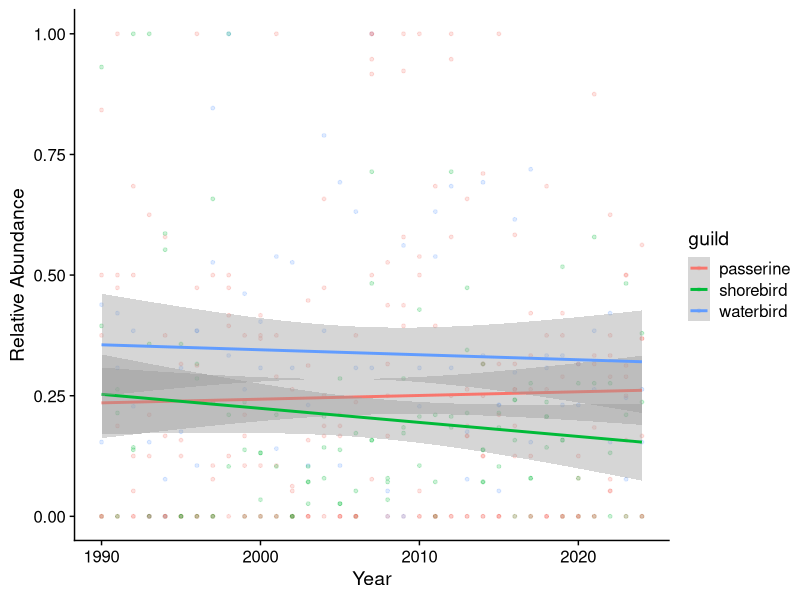
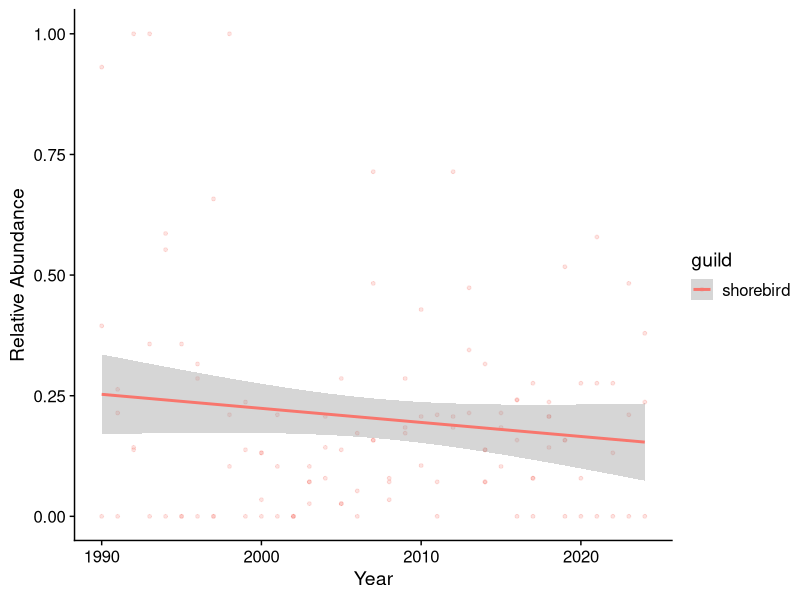
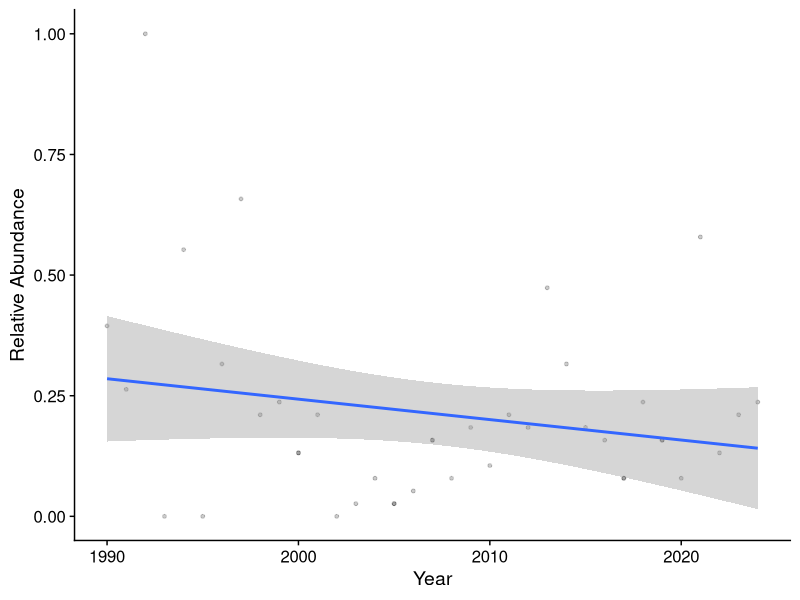

Write R code to recreate these figures, in order.
#------------------------------
# teamshrub_bowman_honours
# 0X_BBS_guilds_v0
# By: Elias Bowman 
# Created: 2024-11-17
#
# Description: This script will summarize the Breeding Bird Data into guild levels
# Should only be run after BBS_tidy
#------------------------------
# Preparing packages and data ####
# Importing data
bbs.summary <- read.csv("data/clean/bbs/bbs_yearly_summary.csv")
species.list <- read.csv("data/clean/bbs/species_list.csv")
species.mapping <- read.csv("data/clean/bbs/species_code_mapping.csv")
guild.mapping <- read.csv("data/raw/bird_guild_mapping.csv")

# Loading Packages
library(tidyverse)  # For dplyr, tidyr, etc.
library(rlang)      # For tidy evaluation tools
library(ggplot2)
library(cowplot)

# Creating relevant functions ####
# Function to match species codes to species names
apply_species_names <- function(data, species.mapping) {
  # Perform a left join to add species names based on species codes
  if ("species" %in% colnames(data)) {
    filled_data <- data %>%
      left_join(species.mapping, by = "spec.code") %>%
      mutate(species = coalesce(species.x, species.y)) %>%  # Resolve species conflicts
      select(-species.x, -species.y)  # Remove the extra columns
  } else {
    filled_data <- data %>%
      left_join(species.mapping, by = "spec.code")
  }
  
  return(filled_data)
}

# Function to left_join guild mapping data into bbs.data
apply_guilds <- function(data, guild.mapping) {
  
  # Check if 'species' column already exists in the data
  if ("species" %in% colnames(data)) {
    # If species exists, just join and resolve any conflicts
    data <- data %>%
      left_join(guild.mapping, by = "spec.code") %>%
      mutate(species = coalesce(species.x, species.y)) %>%  # Resolve species conflicts
      select(-species.x, -species.y)  # Remove the extra columns
  } else {
    # If species doesn't exist, directly add the species column from guild.mapping
    data <- data %>%
      left_join(guild.mapping, by = "spec.code")
  }
  
  if ("guild.x" %in% colnames(data)) {
    data <- data %>%
      mutate(guild = coalesce(guild.x, guild.y)) %>%  # Resolve guild conflicts
      select(-guild.x, -guild.y) %>%  # Remove the extra columns 
      mutate(guild2 = coalesce(guild2.x, guild2.y)) %>%  # Resolve guild conflicts
      select(-guild2.x, -guild2.y)
  }
  
  return(data)
}

# Function to reformat applied and filled columns
reformat_columns <- function(data) {
  # Reformat the columns to be more readable
  data <- data %>%
    select(spec.code, species, year, total.count, guild, guild2, observers, effort.multiplier, sampling.effort, sampling.time, num.observers, survey.id, filled.in)
  
  return(data)
}

# Function for filling in missing years with 0s
fill_missing_years <- function(data, species_col, year_col, count_col) {
  # Extract unique species and years
  all_species <- unique(data[[species_col]])
  all_years <- unique(data[[year_col]])
  
  # Create a complete grid of species and years
  complete_data <- expand.grid(
    species = all_species,
    year = all_years
  ) %>%
    rename(
      !!species_col := species, 
      !!year_col := year
    )
  
  # Merge with the original data and fill missing values
  filled_data <- complete_data %>%
    left_join(data, by = c(species_col, year_col)) %>%
    mutate(
      filled.in = is.na(.data[[count_col]]), # TRUE if the count was filled
      !!count_col := ifelse(filled.in, 0, .data[[count_col]]) # Fill with 0 if missing
    )
  
  return(filled_data)
}

# Function to create scaled.total by effort multiplier
create_scaled_total <- function(data) {
  data <- data %>%
    mutate(total.scaled = ifelse(!is.na(effort.multiplier), total.count * effort.multiplier, 0))
  
  return(data)
}

# Filling in missing years with 0s ####
bbs.summary <- fill_missing_years(
  data = bbs.summary, 
  species_col = "spec.code", 
  year_col = "year", 
  count_col = "total.count"
) %>%
  apply_species_names(species.mapping) %>%
  apply_guilds(guild.mapping) %>%
  reformat_columns()
         
####


# Creating Yearly Relative Abundance Metric ####
bbs.summary <- bbs.summary %>%
  group_by(spec.code) %>%
  mutate(species.max = max(total.count)) %>%
  ungroup() %>%
  group_by(year, spec.code) %>%
  mutate(yearly.rel.abundance = total.count / species.max) %>%
  ungroup()


bbs.summary <- bbs.summary %>%
  create_scaled_total() %>%
  group_by(spec.code) %>%
  mutate(species.scaled.max = max(total.scaled)) %>%
  ungroup() %>%
  group_by(year, spec.code) %>%
  mutate(yearly.rel.abundance.scaled = total.scaled / species.scaled.max) %>%
  ungroup()

high.threshold <- 0.33

bbs.summary <- bbs.summary %>%
  mutate(
    logistic.abundance.scaled = ifelse(yearly.rel.abundance.scaled >= high.threshold, 1, 0),
    logistic.abundance = ifelse(yearly.rel.abundance >= high.threshold, 1, 0)
  ) %>%
  group_by(species) %>%
  mutate(
    median_abundance = median(yearly.rel.abundance.scaled[yearly.rel.abundance.scaled > 0], na.rm = TRUE),  # Median for non-zero values
    abundance_level = case_when(
      yearly.rel.abundance.scaled == 0 ~ "Absent",                        # Absent if exactly 0
      yearly.rel.abundance.scaled > median_abundance ~ "High",           # High if above the median
      yearly.rel.abundance.scaled > 0 & yearly.rel.abundance.scaled <= median_abundance ~ "Low"  # Low if between 0 and median
    )
  ) %>%
  ungroup() %>%
  mutate(abundance_level = factor(abundance_level, levels = c("Absent", "Low", "High")))  # Convert to factor


# Summarize to guild level



# Filtering by Cameron-Approved-Species List ####
bbs.summary.f <- filter(bbs.summary, spec.code %in% species.list$spec.code)

#################################################

ggplot(bbs.summary.f, aes(x = year, y = yearly.rel.abundance, color = guild)) +
  geom_point(size = 1, alpha = 0.2) +
  geom_smooth(method = lm) +
  labs(
    x = "Year",
    y = "Relative Abundance"
  ) +
  theme_half_open(font_size = 14)

ggplot(filter(bbs.summary.f, guild == "shorebird"), aes(x = year, y = yearly.rel.abundance, color = guild)) +
  geom_point(size = 1, alpha = 0.2) +
  geom_smooth(method = lm, linewidth = 1) +
  labs(
    x = "Year",
    y = "Relative Abundance"
  ) +
  theme_half_open(font_size = 14)

ggplot(filter(bbs.summary, species == "Semipalmated Sandpiper"), aes(x = year, y = yearly.rel.abundance)) +
  geom_point(size = 1, alpha = 0.2) +
  geom_smooth(method = lm, linewidth = 1) +
  labs(
    x = "Year",
    y = "Relative Abundance"
  ) +
  theme_half_open(font_size = 14)

simple.bbs <- bbs.summary.f %>%
  select(year, spec.code, species, guild, yearly.rel.abundance)

# probably need a species specific relative abundance or guild specific - or after filtering maybe... hmmmmmmm

# Creating Guild Level Summary




# 
# # View the filtered data
# head(filtered_bbs_summary)
# 
# 
# ###############
# # Create top species versions
# top_spec_num <- 15
# bbs.long.spec.top <- select_top_species(bbs.long, top_spec_num)
# 
# 
# 
# # removing unecessary objects from the environment
# rm(top_spec_num)

